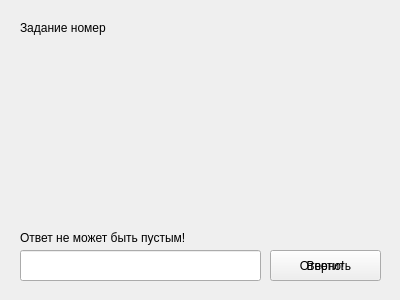
<?xml version="1.0" encoding="UTF-8"?>
<ui version="4.0">
 <class>TaskForm</class>
 <widget class="QWidget" name="TaskForm">
  <property name="geometry">
   <rect>
    <x>0</x>
    <y>0</y>
    <width>400</width>
    <height>300</height>
   </rect>
  </property>
  <property name="sizePolicy">
   <sizepolicy hsizetype="Fixed" vsizetype="Fixed">
    <horstretch>0</horstretch>
    <verstretch>0</verstretch>
   </sizepolicy>
  </property>
  <property name="minimumSize">
   <size>
    <width>400</width>
    <height>300</height>
   </size>
  </property>
  <property name="maximumSize">
   <size>
    <width>400</width>
    <height>300</height>
   </size>
  </property>
  <property name="baseSize">
   <size>
    <width>400</width>
    <height>300</height>
   </size>
  </property>
  <property name="windowTitle">
   <string>Task</string>
  </property>
  <property name="windowIcon">
   <iconset resource="Logo.qrc">
    <normaloff>:/logo/WindowLogo.png</normaloff>:/logo/WindowLogo.png</iconset>
  </property>
  <widget class="QLabel" name="TaskNumber">
   <property name="geometry">
    <rect>
     <x>20</x>
     <y>20</y>
     <width>361</width>
     <height>16</height>
    </rect>
   </property>
   <property name="text">
    <string>Задание номер</string>
   </property>
  </widget>
  <widget class="QLineEdit" name="AnswerLine">
   <property name="geometry">
    <rect>
     <x>20</x>
     <y>250</y>
     <width>241</width>
     <height>31</height>
    </rect>
   </property>
  </widget>
  <widget class="QPushButton" name="SendAnswerButton">
   <property name="geometry">
    <rect>
     <x>270</x>
     <y>250</y>
     <width>111</width>
     <height>31</height>
    </rect>
   </property>
   <property name="text">
    <string>Ответить</string>
   </property>
  </widget>
  <widget class="QLabel" name="ResultCheckedAnswer">
   <property name="geometry">
    <rect>
     <x>270</x>
     <y>250</y>
     <width>111</width>
     <height>31</height>
    </rect>
   </property>
   <property name="text">
    <string>Верно!</string>
   </property>
   <property name="alignment">
    <set>Qt::AlignCenter</set>
   </property>
  </widget>
  <widget class="QLabel" name="ErrorLabel">
   <property name="geometry">
    <rect>
     <x>20</x>
     <y>230</y>
     <width>241</width>
     <height>16</height>
    </rect>
   </property>
   <property name="text">
    <string>Ответ не может быть пустым!</string>
   </property>
  </widget>
 </widget>
 <resources>
  <include location="Logo.qrc"/>
 </resources>
 <connections/>
</ui>
